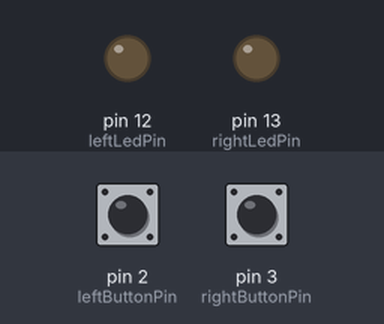
The sketch below on a simulated Arduino Uno, built with avr-gcc and run on an emulated ATmega328P. On the bench: output pins drawn as LEDs (lit = HIGH). Inputs (shaded band) come from the test bench; at power-on: pin 2 (leftButtonPin) LOW, pin 3 (rightButtonPin) LOW.

Above: at 1.2 s.
1.3 s: pin 2 (leftButtonPin) pulled HIGH for 0.15 s
At 1.37 s:
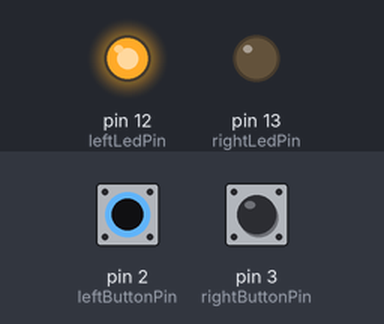
2.9 s: pin 3 (rightButtonPin) pulled HIGH for 0.15 s
At 2.97 s:
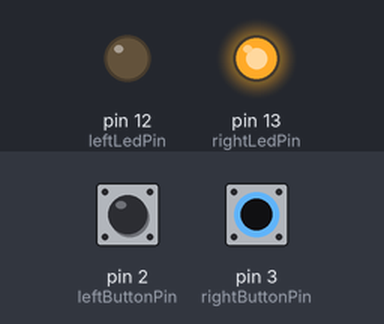
4.5 s: pin 3 (rightButtonPin) pulled HIGH for 3.2 s
At 8.4 s:
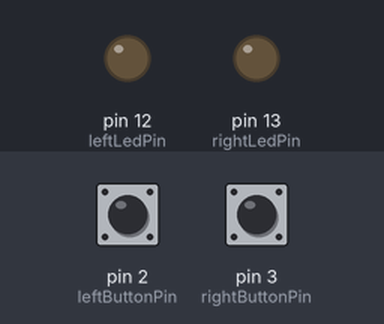
9.2 s: pin 2 (leftButtonPin) pulled HIGH for 3.2 s
At 9.6 s:
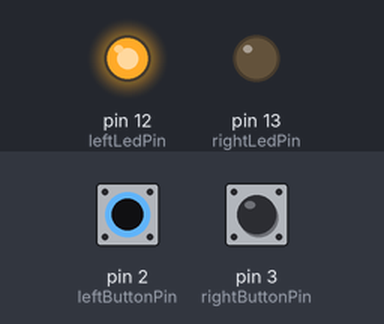
13.9 s: pin 2 (leftButtonPin) driven HIGH and pin 3 (rightButtonPin) driven HIGH
At 14.4 s:
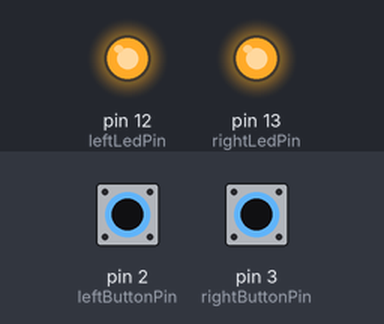
Timing chart, 0 to 16.4 s (numbered marks = the images above; inputs shaded):
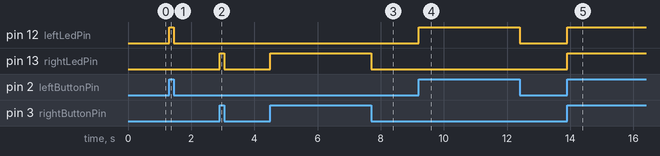

The sketch:

handlebar_sender.ino
```cpp
// Pin assignments
const int leftButtonPin = 2;
const int rightButtonPin = 3;

const int leftLedPin = 12;
const int rightLedPin = 13;

// Variables for button states
int leftButtonState = 0;
int rightButtonState = 0;

void setup() {
  // LEDs as outputs
  pinMode(leftLedPin, OUTPUT);
  pinMode(rightLedPin, OUTPUT);

  // Buttons as inputs
  pinMode(leftButtonPin, INPUT);
  pinMode(rightButtonPin, INPUT);
}

void loop() {
  // Read buttons
  leftButtonState = digitalRead(leftButtonPin);
  rightButtonState = digitalRead(rightButtonPin);

  // Control left light
  if (leftButtonState == HIGH) {
    digitalWrite(leftLedPin, HIGH);
  } else {
    digitalWrite(leftLedPin, LOW);
  }

  // Control right light
  if (rightButtonState == HIGH) {
    digitalWrite(rightLedPin, HIGH);
  } else {
    digitalWrite(rightLedPin, LOW);
  }
}
```

Measured:
- after the input at 1.3 s, pin 12 (leftLedPin): LOW → HIGH at once, → LOW 0.15 s later
- after the input at 2.9 s, pin 13 (rightLedPin): LOW → HIGH at once, → LOW 0.15 s later
- after the input at 4.5 s, pin 13 (rightLedPin): LOW → HIGH at once, → LOW 3.2 s later
- after the input at 9.2 s, pin 12 (leftLedPin): LOW → HIGH at once, → LOW 3.2 s later
- after the input at 13.9 s, pin 12 (leftLedPin), pin 13 (rightLedPin): LOW → HIGH at once
